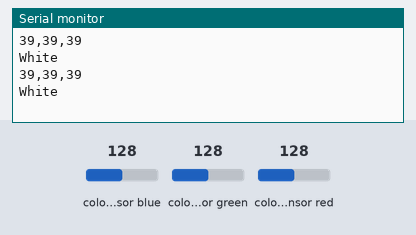
Bench run of a sketch on a simulated Arduino Uno, built with avr-gcc and run on an emulated ATmega328P. Parts: the last lines printed to the serial monitor. Wiring (inferred from the names in the program): TCS3200 colour sensor: output pin 8; S2 pin 6; S3 pin 7; S0 pin 4; S1 pin 5. The inputs (shaded band) are chosen by the test bench; at power-on: colour sensor blue 128, colour sensor green 128, colour sensor red 128.

Above: at 1.2 s.
1.3 s: colour sensor blue set to 5
At 2.1 s:
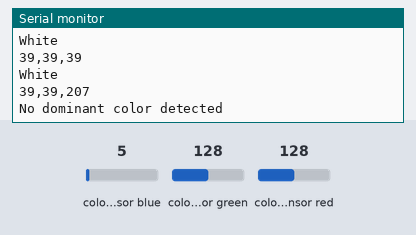
3.7 s: colour sensor green set to 5
At 4.5 s:
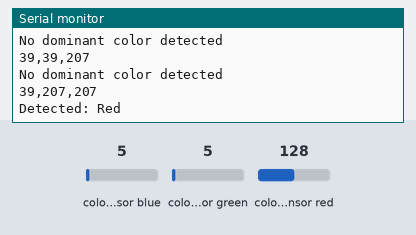
6.1 s: colour sensor red set to 5
At 7.5 s:
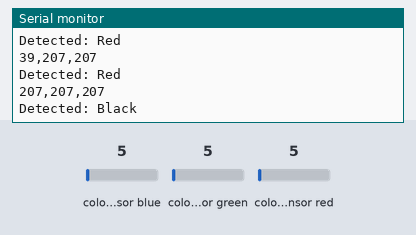
9.1 s: colour sensor blue set to 64
At 9.9 s:
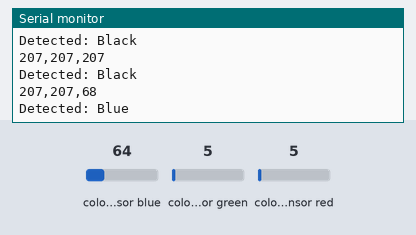
Timing chart, 0 to 12.1 s (numbered marks = the images above; inputs shaded):
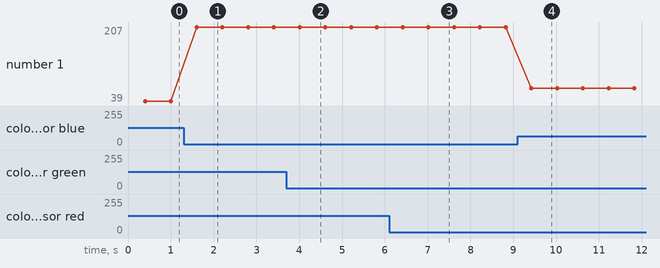

The sketch:

RGBWB_Color_detector.ino
```cpp
/*
  Color Sensor Calibration
  color-sensor-calib.ino
  Calibrate RGB Color Sensor output Pulse Widths
  Uses values obtained for RGB Sensor Demo sketch

  DroneBot Workshop 2020
  https://dronebotworkshop.com
*/

// Define color sensor pins

#define S0 4
#define S1 5
#define S2 6
#define S3 7
#define sensorOut 8

// Variables for Color Pulse Width Measurements

int redPW = 0;
int greenPW = 0;
int bluePW = 0;

void setup() {

  // Set S0 - S3 as outputs
  pinMode(S0, OUTPUT);
  pinMode(S1, OUTPUT);
  pinMode(S2, OUTPUT);
  pinMode(S3, OUTPUT);

  // Set Sensor output as input
  pinMode(sensorOut, INPUT);

  // Set Pulse Width scaling to 20%
  digitalWrite(S0,HIGH);
  digitalWrite(S1,LOW);

  // Setup Serial Monitor
  Serial.begin(9600);
}

void loop() {

  // Read Red Pulse Width
  redPW = getRedPW();
  // Delay to stabilize sensor
  delay(200);

  // Read Green Pulse Width
  greenPW = getGreenPW();
  // Delay to stabilize sensor
  delay(200);

  // Read Blue Pulse Width
  bluePW = getBluePW();
  // Delay to stabilize sensor

  // Print output to Serial Monitor
  Serial.print(redPW);
  Serial.print(",");
  Serial.print(greenPW);
  Serial.print(",");
  Serial.println(bluePW);


  int thres = 200;
   if(redPW < thres && greenPW < thres && bluePW < thres){
    Serial.println("White");
   } else if (redPW > thres && greenPW > thres && bluePW > thres) {
    // Detected color is Red
    Serial.println("Detected: Black");
   } else if (redPW < thres && greenPW > thres && bluePW > thres) {
    // Detected color is Red
    Serial.println("Detected: Red");
  } else if (greenPW < thres &&  redPW > thres && bluePW > thres) {
    // Detected color is Green
    Serial.println("Detected: Green");
  } else if (bluePW < thres && greenPW > thres && redPW > thres) {
    // Detected color is Blue
    Serial.println("Detected: Blue");
  } else {
    // If no dominant color is detected, turn off all LEDs
    Serial.println("No dominant color detected");
  };
  delay(200);

}


// Function to read Red Pulse Widths
int getRedPW() {

  // Set sensor to read Red only
  digitalWrite(S2,LOW);
  digitalWrite(S3,LOW);
  // Define integer to represent Pulse Width
  int PW;
  // Read the output Pulse Width
  PW = pulseIn(sensorOut, LOW);
  // Return the value
  return PW;

}

// Function to read Green Pulse Widths
int getGreenPW() {

  // Set sensor to read Green only
  digitalWrite(S2,HIGH);
  digitalWrite(S3,HIGH);
  // Define integer to represent Pulse Width
  int PW;
  // Read the output Pulse Width
  PW = pulseIn(sensorOut, LOW);
  // Return the value
  return PW;

}

// Function to read Blue Pulse Widths
int getBluePW() {

  // Set sensor to read Blue only
  digitalWrite(S2,LOW);
  digitalWrite(S3,HIGH);
  // Define integer to represent Pulse Width
  int PW;
  // Read the output Pulse Width
  PW = pulseIn(sensorOut, LOW);
  // Return the value
  return PW;

}
```

Measured:
- after the input at 1.3 s, the serial monitor: prints a new line after 0.30 s (image 1)
- after the input at 3.7 s, the serial monitor: prints a new line after 0.31 s (image 2)
- after the input at 6.1 s, the serial monitor: prints a new line after 0.92 s (image 3)
- after the input at 9.1 s, the serial monitor: prints a new line after 0.32 s (image 4)
- plotted number 1: 39 → 207 after the input at 1.3 s, 207 → 68 after the input at 9.1 s
